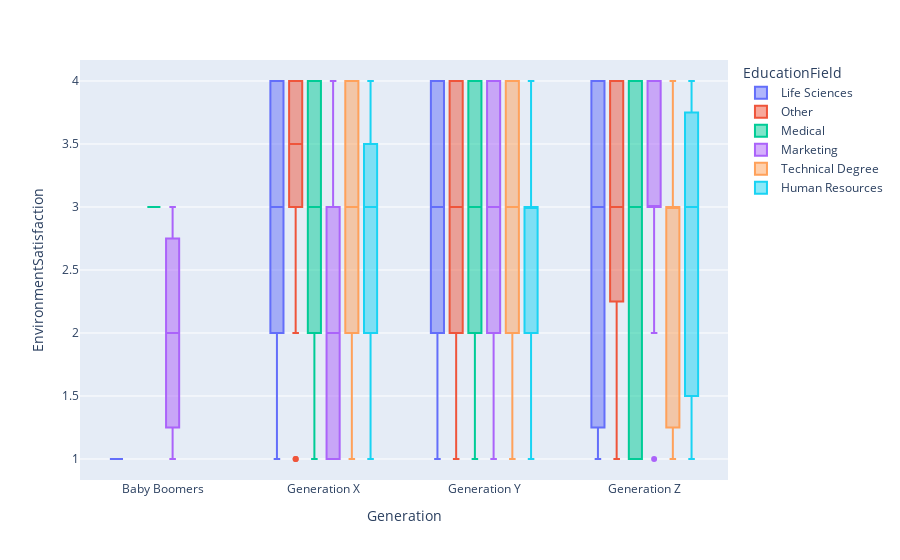

The notebook cell saved with this chart:
### Code cell
px.box(data_frame=df, x='Generation', y='EnvironmentSatisfaction', color="EducationField", category_orders={"Generation": ['Baby Boomers','Generation X','Generation Y','Generation Z']})

### Figure 1 — Plotly figure (JSON) as saved in the notebook; plotly's stock layout.template omitted (floating-point values rounded to 4 significant figures; data arrays with more than 128 entries replaced by an {"elided": "..."} marker saying what was removed)
{"data": [{"alignmentgroup": "True", "hovertemplate": "EducationField=Life Sciences<br>Generation=%{x}<br>EnvironmentSatisfaction=%{y}<extra></extra>", "legendgroup": "Life Sciences", "marker": {"color": "#636efa"}, "name": "Life Sciences", "notched": false, "offsetgroup": "Life Sciences", "orientation": "v", "showlegend": true, "type": "box", "x": {"elided": "606 str values"}, "x0": " ", "xaxis": "x", "y": {"elided": "606 int values"}, "y0": " ", "yaxis": "y"}, {"alignmentgroup": "True", "hovertemplate": "EducationField=Other<br>Generation=%{x}<br>EnvironmentSatisfaction=%{y}<extra></extra>", "legendgroup": "Other", "marker": {"color": "#EF553B"}, "name": "Other", "notched": false, "offsetgroup": "Other", "orientation": "v", "showlegend": true, "type": "box", "x": ["Generation Y", "Generation Z", "Generation X", "Generation X", "Generation Y", "Generation X", "Generation Z", "Generation Y", "Generation Z", "Generation Y", "Generation X", "Generation X", "Generation Y", "Generation Y", "Generation Y", "Generation X", "Generation Y", "Generation Y", "Generation Y", "Generation X", "Generation Y", "Generation Y", "Generation Y", "Generation Z", "Generation Y", "Generation Y", "Generation X", "Generation Y", "Generation Y", "Generation Y", "Generation X", "Generation Y", "Generation Y", "Generation Z", "Generation Z", "Generation Y", "Generation X", "Generation Y", "Generation Z", "Generation Y", "Generation Y", "Generation Y", "Generation Y", "Generation Y", "Generation Y", "Generation Y", "Generation Y", "Generation Y", "Generation X", "Generation Y", "Generation X", "Generation Y", "Generation X", "Generation Z", "Generation Y", "Generation Y", "Generation Y", "Generation Y", "Generation Y", "Generation Y", "Generation X", "Generation Y", "Generation Z", "Generation Y", "Generation Y", "Generation Z", "Generation X", "Generation X", "Generation Y", "Generation Y", "Generation Y", "Generation Y", "Generation Y", "Generation Y", "Generation Z", "Generation Y", "Generation Y", "Generation Z", "Generation Z", "Generation Z", "Generation Y", "Generation Z"], "x0": " ", "xaxis": "x", "y": [4, 1, 3, 4, 3, 4, 1, 1, 3, 2, 3, 4, 2, 2, 1, 2, 3, 3, 2, 4, 3, 1, 4, 4, 1, 2, 4, 3, 4, 4, 3, 3, 3, 3, 4, 3, 1, 2, 4, 3, 3, 3, 2, 1, 3, 4, 3, 3, 4, 4, 4, 3, 3, 3, 2, 3, 4, 3, 4, 3, 3, 4, 2, 2, 4, 4, 4, 1, 4, 4, 3, 4, 4, 4, 3, 3, 4, 4, 4, 1, 4, 4], "y0": " ", "yaxis": "y"}, {"alignmentgroup": "True", "hovertemplate": "EducationField=Medical<br>Generation=%{x}<br>EnvironmentSatisfaction=%{y}<extra></extra>", "legendgroup": "Medical", "marker": {"color": "#00cc96"}, "name": "Medical", "notched": false, "offsetgroup": "Medical", "orientation": "v", "showlegend": true, "type": "box", "x": {"elided": "464 str values"}, "x0": " ", "xaxis": "x", "y": {"elided": "464 int values"}, "y0": " ", "yaxis": "y"}, {"alignmentgroup": "True", "hovertemplate": "EducationField=Marketing<br>Generation=%{x}<br>EnvironmentSatisfaction=%{y}<extra></extra>", "legendgroup": "Marketing", "marker": {"color": "#ab63fa"}, "name": "Marketing", "notched": false, "offsetgroup": "Marketing", "orientation": "v", "showlegend": true, "type": "box", "x": {"elided": "159 str values"}, "x0": " ", "xaxis": "x", "y": {"elided": "159 int values"}, "y0": " ", "yaxis": "y"}, {"alignmentgroup": "True", "hovertemplate": "EducationField=Technical Degree<br>Generation=%{x}<br>EnvironmentSatisfaction=%{y}<extra></extra>", "legendgroup": "Technical Degree", "marker": {"color": "#FFA15A"}, "name": "Technical Degree", "notched": false, "offsetgroup": "Technical Degree", "orientation": "v", "showlegend": true, "type": "box", "x": {"elided": "132 str values"}, "x0": " ", "xaxis": "x", "y": {"elided": "132 int values"}, "y0": " ", "yaxis": "y"}, {"alignmentgroup": "True", "hovertemplate": "EducationField=Human Resources<br>Generation=%{x}<br>EnvironmentSatisfaction=%{y}<extra></extra>", "legendgroup": "Human Resources", "marker": {"color": "#19d3f3"}, "name": "Human Resources", "notched": false, "offsetgroup": "Human Resources", "orientation": "v", "showlegend": true, "type": "box", "x": ["Generation Y", "Generation X", "Generation X", "Generation Y", "Generation Y", "Generation Y", "Generation Y", "Generation Y", "Generation Y", "Generation Y", "Generation Y", "Generation Y", "Generation Y", "Generation Y", "Generation Y", "Generation Y", "Generation X", "Generation Z", "Generation Y", "Generation Y", "Generation Y", "Generation Y", "Generation Y", "Generation Y", "Generation Z", "Generation X", "Generation Z"], "x0": " ", "xaxis": "x", "y": [3, 3, 4, 3, 1, 2, 2, 4, 3, 3, 3, 4, 3, 2, 3, 3, 1, 4, 3, 3, 1, 4, 1, 2, 1, 3, 3], "y0": " ", "yaxis": "y"}], "layout": {"boxmode": "group", "legend": {"title": {"text": "EducationField"}, "tracegroupgap": 0}, "margin": {"t": 60}, "xaxis": {"anchor": "y", "categoryarray": ["Baby Boomers", "Generation X", "Generation Y", "Generation Z"], "categoryorder": "array", "domain": [0, 1], "title": {"text": "Generation"}}, "yaxis": {"anchor": "x", "domain": [0, 1], "title": {"text": "EnvironmentSatisfaction"}}}}
